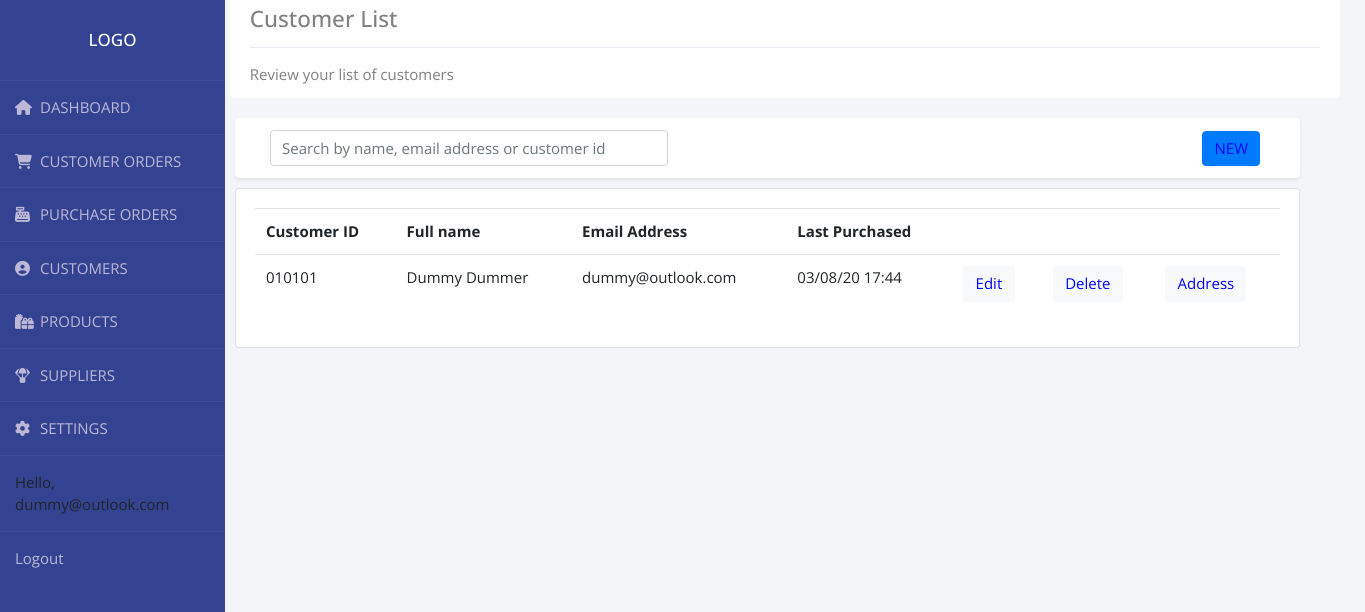
The page /customer_list/ (signed in) on the database as committed earlier.
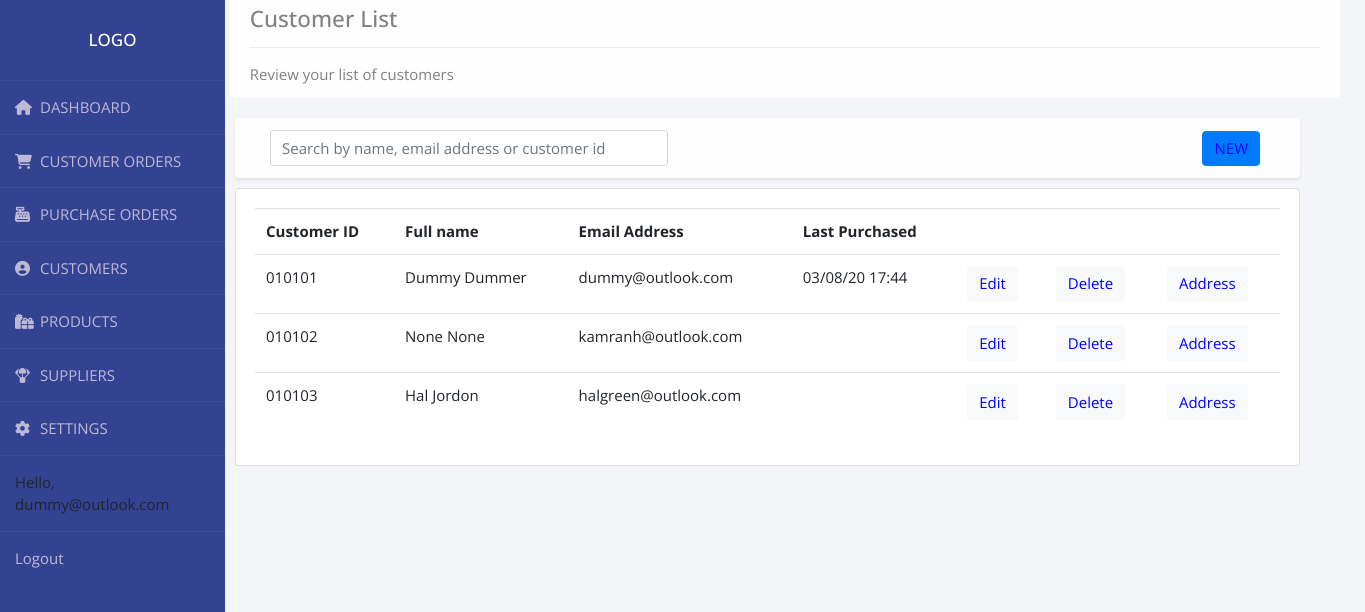
The same page on the database as committed later.
### accounts/models.py (models this page shows, shortened)
class Customer(models.Model):
    GENDER = (
        ('Male', 'Male'),
        ('Female', 'Female'),
    )
    TITLE = (
        ('Mr', 'Mr'),
        ('Mrs', 'Mrs'),
        ('Miss', 'Miss'),
        ('Ms', 'Ms'),
        ('Dr', 'Dr'),
        ('Sir', 'Sir'),
        ('Madam', 'Madam'),
    )
    user = models.OneToOneField(User, on_delete=models.CASCADE)
    title = models.CharField(max_length=200, null=True, choices=TITLE)
    first_name = models.CharField(max_length=200, null=True)
    middle_name = models.CharField(max_length=200, blank=True, default='')
    last_name = models.CharField(max_length=200, null=True)
    phone = models.CharField(max_length=200, null=True)
    country = CountryField()
    birth_year = models.CharField(max_length=4, null=True)
    gender = models.CharField(max_length=200, null=True, choices=GENDER)
    date_created = models.DateTimeField(auto_now=True, null=True)
    profile_pic = models.ImageField(null=True, blank=True)
    last_purchase = models.DateTimeField(blank=True, null=True)
    address1 = models.CharField(max_length=1000, null=True)
    address2 = models.CharField(
        max_length=1000, null=True, blank=True, default='')
    city = models.CharField(max_length=1000, null=True)
    county = models.CharField(max_length=1000, null=True)
    post_code = models.CharField(max_length=1000, null=True)
    customer_uuid = models.UUIDField(default=uuid.uuid4)

class User(AbstractBaseUser):
    email = models.EmailField(max_length=255, unique=True)
    active = models.BooleanField(default=True)
    staff = models.BooleanField(default=False)
    admin = models.BooleanField(default=False)
    USERNAME_FIELD = 'email'
    REQUIRED_FIELDS = []
    objects = UserManager()
    def __str__(self):
        return self.email
    @property
    def is_active(self):
        return self.active

### accounts/views.py (the view)
# urls.py: path('customer_list/', views.customer_list, name="customer_list"),
@login_required(login_url='login')
def customer_list(request):
    users = User.objects.all().select_related('customer')
    order = Order.objects.all()
    customer_list = Customer.objects.annotate(
        latest=Max('order__date_created'))
    last_created = Order.objects.values('customer_full_name_id').annotate(
        last_created=Max('date_created'))
    myFilter1 = CustomerlistFilter(request.GET, queryset=customer_list)
    customer_list = myFilter1.qs
    context = {'customer_list': customer_list,
               'myFilter1': myFilter1, 'order': order, 'last_created': last_created, 'users': users}
    return render(request, 'accounts/customer_list.html', context)

### accounts/templates/accounts/customer_list.html (shortened to what this page needs)
{%  extends 'accounts/main.html' %}
{% load crispy_forms_tags %}
{% block content %}
<div class="row">
	<div class="col-xs-30 col-md-20">
		<div class="container fluid-lg-right" style="margin-top: -2rem;width: 4000px; padding-left:-20rem">
			<div class=" alert alert-light " role="alert">
				<h4 class="alert-heading">Customer List</h4>
				<hr>
				<p class="mb-0">Review your list of customers</p>
			</div>
		</div>
	</div>
</div>
<div class='row'>
	<div class="col-xs-30 col-md-17">
		<div class="container fluid-lg-right" style="padding:20px; margin-top: -1rem;width: 1105px">
			<div class="alert alert-light shadow-sm">
				<form class="form-inline" method="GET">
					<div class="form-group col-md-5 mb-0">
						{{myFilter1.form.q| as_crispy_field}}
				</form>
			</div>
			<div style="float: right;margin-top: -3rem; padding: 10px 20px ; border-radius: 50px ;">
				<a class="btn btn-primary" href="{% url 'new_customer_profile' %}" role="button">NEW</a>
			</div>
		</div>
	</div>
</div>
</div>
</div>
<div class="row">
	<div class="col-xs-30 col-md-17">
		<div class="container float-sm-left" style="padding:20px;margin-top: -3rem;width: 1105px">
			<div class="card card-body">
				<table class="table">
					<tr>
						<th>Customer ID</th>
						<th>Full name</th>
						<th>Email Address</th>
						<th>Last Purchased</th>
						<th></th>
						<th></th>
						<th></th>
					</tr>
					{% for d in customer_list %}
					<tr>
						<td>01010{{d.id}} </td>
						<td>{{d.first_name}} {{d.middle_name}} {{d.last_name}}</td>
						<td>{{d.user.email}}</td>
						<td>{{d.latest|date:"d/m/y" }} {{d.latest|time:"H:i"}}</td>
						<td><a class="btn btn-light" name="edit_customer"
								href="{% url 'customer_profile' d.user.id %}">Edit</a>
						</td>
						<td><a class="btn btn-light" href="{% url 'delete_profile' d.user.id %}">Delete</a></td>
						<td><a class="btn btn-light" href="{% url 'address_customer' d.user.id %}">Address</a></td>
					</tr>
					{% endfor %}
				</table>
			</div>
		</div>
	</div>
</div>
{% endblock content %}

Rows that differ between the two databases and show on the page:
added Customer: id "2", first_name "None", last_name "None", user.email "kamranh@outlook.com"
added Customer: id "3", first_name "Hal", last_name "Jordon", user.email "halgreen@outlook.com"
